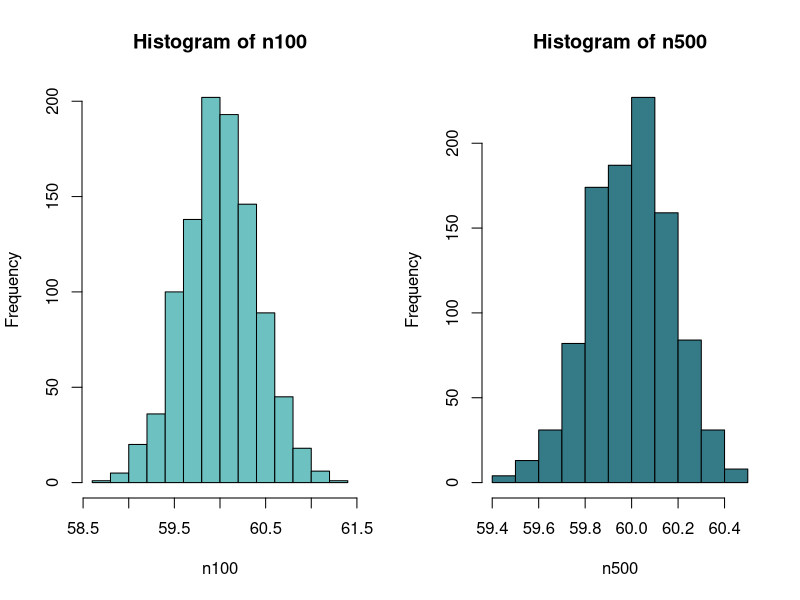
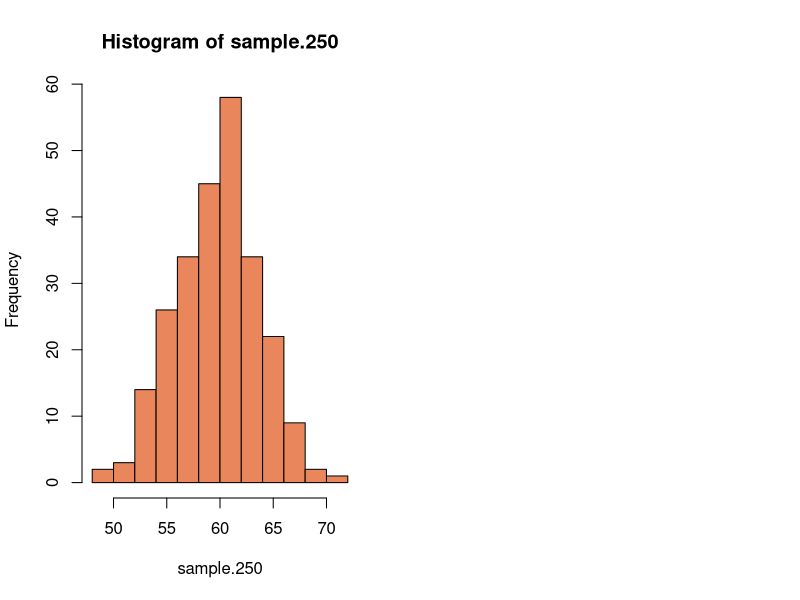
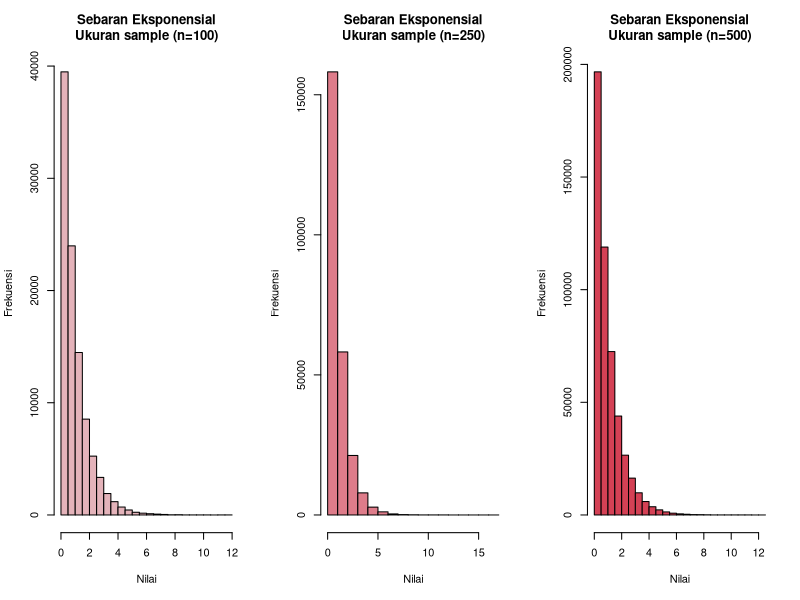
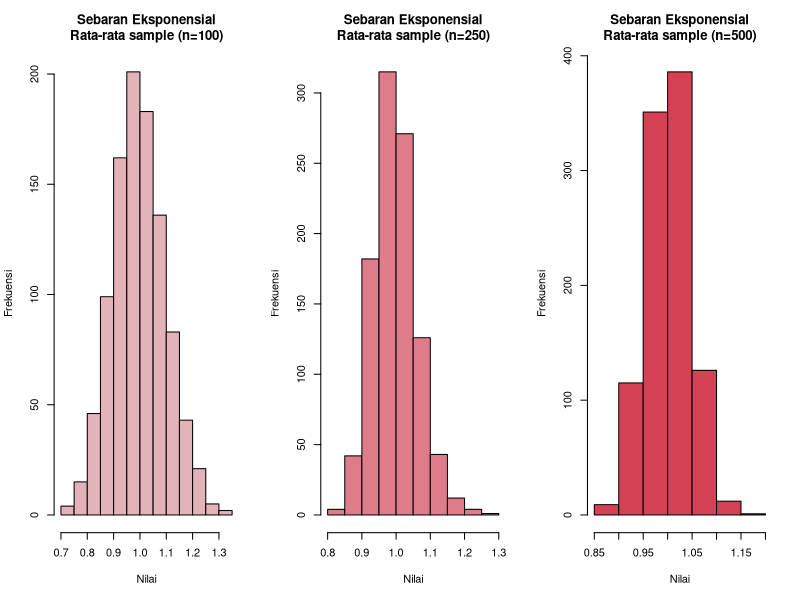
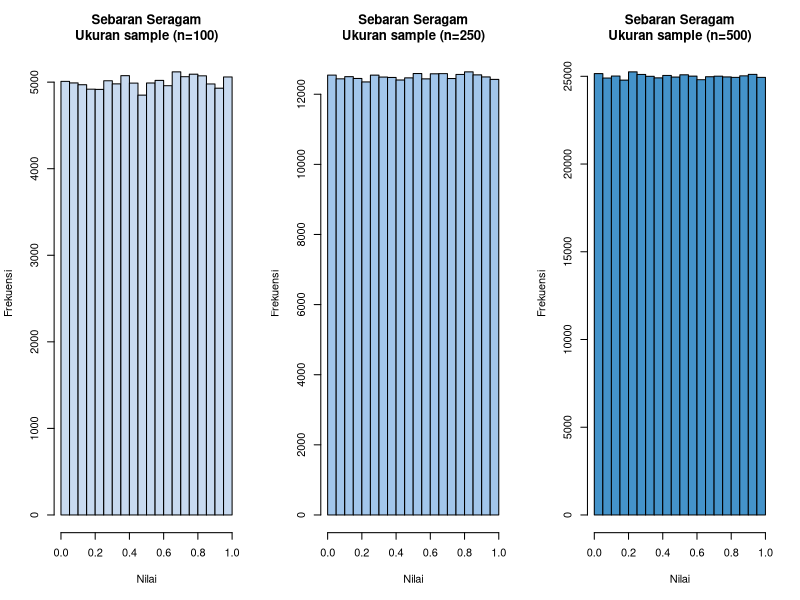
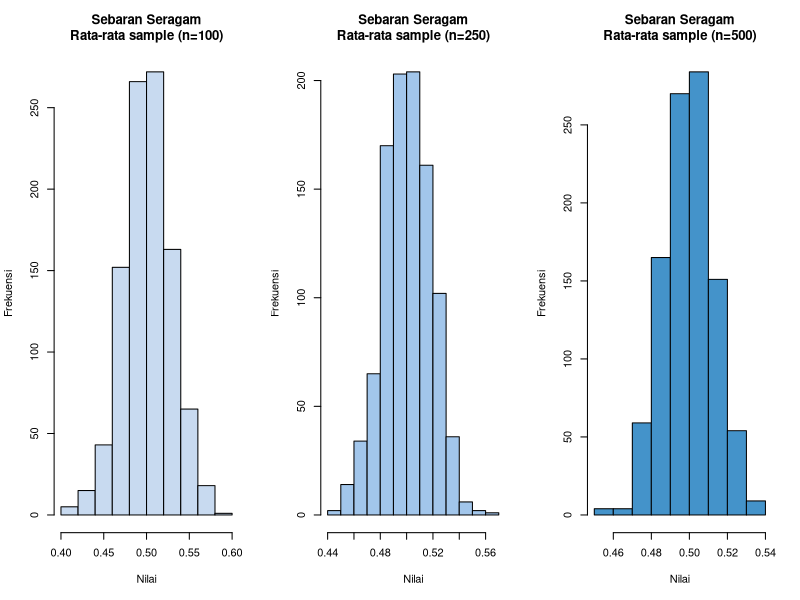

These figures' R source, in order:
## ---- chunk 1
set.seed(50)
n100 <- rep(NA, 1000)
for (i in 1:1000) {
  sample.40 <- rnorm(100, mean = 60, sd = 4)
  n100[i] <- mean(sample.40)
}
means100 <- mean(n100)
sd100 <- sd(n100)

n500 <- rep(NA, 1000)
for (i in 1:1000) {
  sample.500 <- rnorm(500, mean = 60, sd = 4)
  n500[i] <- mean(sample.500)
}
means500 <- mean(n500)
sd500 <- sd(n500)

par(mfrow = c(1, 2))
hist(n100, col = "#6ec1c1")
hist(n500, col = "#357a87")
## ---- chunk 2
cat(" Untuk n = 100 :\n","mean = ", means100, "\n SD = ", sd100, "\n\n", 
    "Untuk n = 500 :\n","mean = ", means500, "\n SD = ", sd500)
## ---- chunk 3
set.seed(50)
sample.250 <- rnorm(250, mean = 60, sd = 4)
hist(sample.250, col = "#e9865b")
## ---- chunk 4
(estimated.mean <- mean(sample.250))
## ---- chunk 5
popSD <- 4
sample.size <- length(sample.250)
(sigma.mu <- popSD/sqrt(sample.size))
## ---- chunk 6
set.seed(50)
k <- 1000 # ulangan (gak ada ketentuan berapa nya, alias bebas berapa aja)
sample_size <- c(100, 250, 500)

exp_samples <- lapply(sample_size, function(n) matrix(rexp(n*k, 1),k))

par(mfrow = c(1, 3))
hist(exp_samples[[1]], main = "Sebaran Eksponensial\nUkuran sample (n=100)", 
     xlab = "Nilai", ylab = "Frekuensi", col = "#E4B3BA")
hist(exp_samples[[2]], main = "Sebaran Eksponensial\nUkuran sample (n=250)", 
     xlab = "Nilai", ylab = "Frekuensi", col = "#DE7C8A")
hist(exp_samples[[3]], main = "Sebaran Eksponensial\nUkuran sample (n=500)", 
     xlab = "Nilai", ylab = "Frekuensi", col = "#D44155")
## ---- chunk 7
dist_mean <- function(n, dist_samples){
  dist_means <- list()
  for (i in seq_along(n)) 
    dist_means[[i]] <- apply(dist_samples[[i]], 1, mean)
  return(dist_means)
}

exp_means <- dist_mean(sample_size, exp_samples)

par(mfrow = c(1, 3))
hist(exp_means[[1]], main = "Sebaran Eksponensial\nRata-rata sample (n=100)", 
     xlab = "Nilai", ylab = "Frekuensi", col = "#E4B3BA")
hist(exp_means[[2]], main = "Sebaran Eksponensial\nRata-rata sample (n=250)", 
     xlab = "Nilai", ylab = "Frekuensi", col = "#DE7C8A")
hist(exp_means[[3]], main = "Sebaran Eksponensial\nRata-rata sample (n=500)", 
     xlab = "Nilai", ylab = "Frekuensi", col = "#D44155")
## ---- chunk 8
cat(" Untuk n = ", sample_size[1], " :\n","mean = ", mean(exp_means[[1]]), 
    "\n SD = ", sd(exp_means[[1]]), "\n\n", 
    
    "Untuk n = ", sample_size[2], " :\n","mean = ", mean(exp_means[[2]]), 
    "\n SD = ", sd(exp_means[[2]]), "\n\n", 
    
    "Untuk n = ", sample_size[3], " :\n","mean = ", mean(exp_means[[3]]), 
    "\n SD = ", sd(exp_means[[3]]) )
## ---- chunk 9
set.seed(50)
k <- 1000 # ulangan (gak ada ketentuan berapa nya, alias bebas berapa aja)
sample_size <- c(100, 250, 500)

unif_samples <- lapply(sample_size, function(n) matrix(runif(n*k),k))

par(mfrow = c(1, 3))
hist(unif_samples[[1]], main = "Sebaran Seragam\nUkuran sample (n=100)", 
     xlab = "Nilai", ylab = "Frekuensi", col = "#c8daf0")
hist(unif_samples[[2]], main = "Sebaran Seragam\nUkuran sample (n=250)", 
     xlab = "Nilai", ylab = "Frekuensi", col = "#a2c6eb")
hist(unif_samples[[3]], main = "Sebaran Seragam\nUkuran sample (n=500)", 
     xlab = "Nilai", ylab = "Frekuensi", col = "#4493CA")
## ---- chunk 10
unif_means <- dist_mean(sample_size, unif_samples)

par(mfrow = c(1, 3))
hist(unif_means[[1]], main = "Sebaran Seragam\nRata-rata sample (n=100)", 
     xlab = "Nilai", ylab = "Frekuensi", col = "#c8daf0")
hist(unif_means[[2]], main = "Sebaran Seragam\nRata-rata sample (n=250)", 
     xlab = "Nilai", ylab = "Frekuensi", col = "#a2c6eb")
hist(unif_means[[3]], main = "Sebaran Seragam\nRata-rata sample (n=500)", 
     xlab = "Nilai", ylab = "Frekuensi", col = "#4493CA")
## ---- chunk 11
cat(" Untuk n = ", sample_size[1], " :\n","mean = ", mean(unif_means[[1]]), 
    "\n SD = ", sd(unif_means[[1]]), "\n\n", 
    
    "Untuk n = ", sample_size[2], " :\n","mean = ", mean(unif_means[[2]]), 
    "\n SD = ", sd(unif_means[[2]]), "\n\n", 
    
    "Untuk n = ", sample_size[3], " :\n","mean = ", mean(unif_means[[3]]), 
    "\n SD = ", sd(unif_means[[3]]) )
